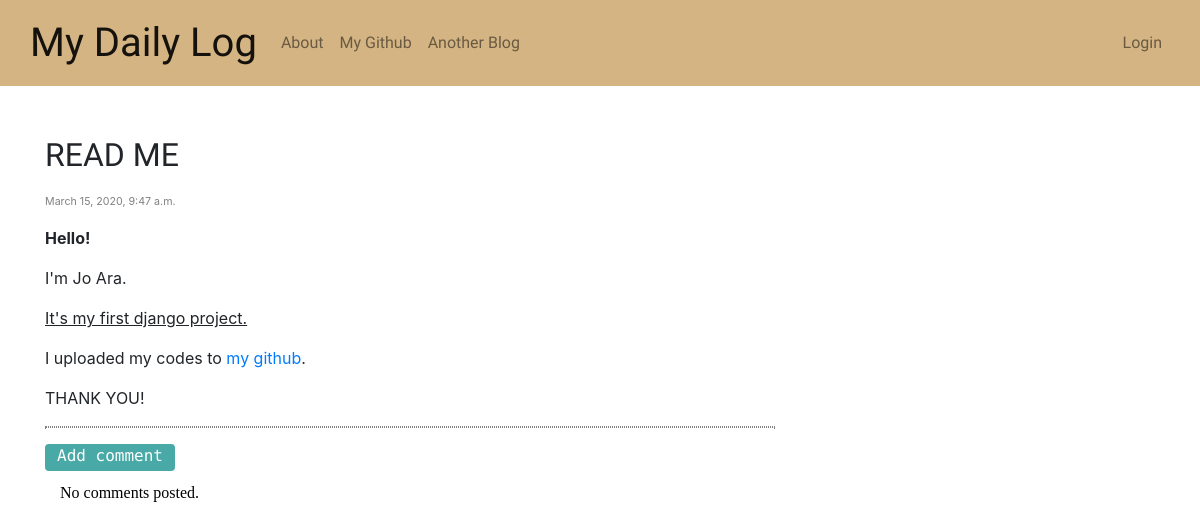
The page /post/34/ on the database its author committed.
### blog/models.py (models this page shows, shortened)
class Post(models.Model): # Post는 author, title, text, created_date, published_date로 구성된다.
    author=models.ForeignKey('auth.User', on_delete=models.CASCADE) # author는 파이썬 auth에 있는 User를 외래키로 사용한다.
    title=models.CharField(max_length=200)
    text=models.TextField()
    created_date=models.DateTimeField(default=timezone.now) # created_date는 기본적으로 현재 시간으로 지정된다.
    published_date=models.DateTimeField(blank=True, null=True) # published_date는 후에 publish버튼을 누르면 시간이 지정된다.

### blog/views.py (the view)
# urls.py: path('post/<int:pk>/', views.PostDetailView.as_view(), name='post_detail'),
class PostDetailView(DetailView): # Post detail을 보여주는 view
    model=Post

### blog/templates/blog/post_detail.html (shortened to what this page needs)
{% extends 'blog/home.html' %}
{% block content %}
<div class="centerstage">
  <h2 class='posttitle'>{{ post.title }}</h2>
  {% if post.published_date %}
    <div class="date postdate">
      {{ post.published_date }}
    </div>
  {% else %}
    <a class="btn btn-primary" href="{% url 'post_publish' pk=post.pk %}">Publish</a>
  {% endif %}
  <p>{{ post.text|safe|linebreaksbr }}</p>
<hr>
  <a class="btn btn-primary" href="{% url 'add_comment_to_post' pk=post.pk %}">Add comment</a>
  <div class="container">
    {% for comment in post.comments.all %}
    <br>
    {% if user.is_authenticated or comment.approved_comment %}
    <p class="commentstart"><strong>{{ comment.author }}</strong></p>
      <div class="container">
        {{ comment.text|safe|linebreaks }}
      </div>
      <div class="date postdate">
        {{ comment.created_date }}
      </div>
      {% if not comment.approved_comment %}
          <a class="btn btn-primary" href="{% url 'comment_remove' pk=comment.pk %}">Remove</a>
          <a class="btn btn-primary" href="{% url 'comment_approve' pk=comment.pk %}">Approve</a>
      {% endif %}
    {% endif %}
    {% empty %}
    <p class="nocomment">No comments posted.</p>
    {% endfor %}
  </div>
</div>
{% endblock %}

### blog/static/css/blog.css (style rules this page uses)
.centerstage { margin-top:50px; }
.posttitle, .logintitle, .newcomment, .aboutme { font-family: 'Racing Sans One', cursive; margin-bottom:20px; }
.btn { font-family: 'Ubuntu Mono', monospace; weight:15pt; height:20pt; background-color: #48a9a6; padding-top: 0px; margin-bottom:10px; border:None; }
.listtitle, .loginsub, .nocomment, .aboutmetext { font-family: 'Source Serif Pro', serif; color:black; }
.postdate { color:gray; font-size:8pt; margin-bottom:15px; }
hr { border:0.5px dotted gray; }

### rows shown on the page
Post: title "READ ME", published_date "March 15, 2020, 9:47 a.m.", text "Hello! I'm Jo Ara. It's my first django project. I uploaded my codes to my github . THANK YOU!"
